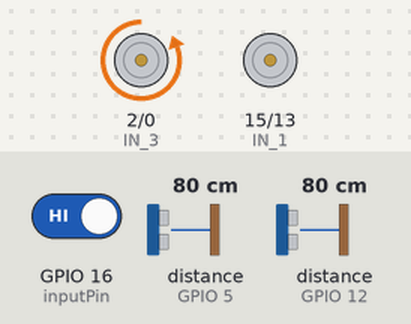
Simulated run of this sketch. Board: ESP8266 (NodeMCU). On the bench: motor-driver pin pairs drawn as motors (green arrow = first pin HIGH = forward, orange = second pin HIGH = backward, longer = more drive). Wiring (inferred from the names in the program): 2 × ultrasonic range finder: trigger GPIO 4, echo GPIO 5 / trigger GPIO 14, echo GPIO 12. The inputs (shaded band) are chosen by the test bench; at power-on: GPIO 16 (inputPin) HIGH, distance to the obstacle (sensors on GPIO 5, GPIO 12) 80 cm. The echo pulse lasts 58.3 µs per cm; what the sketch prints to the serial monitor is not drawn.

Above: at 1.3 s.
1.4 s: GPIO 16 (inputPin) driven LOW
At 2.7 s:
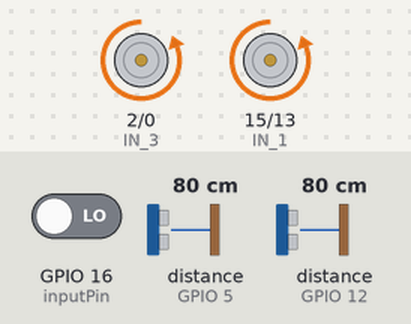
3.0 s: distance to the obstacle (sensor on GPIO 5) set to 120 cm
Timing chart, 0 to 6.0 s (numbered marks = the images above; inputs shaded):
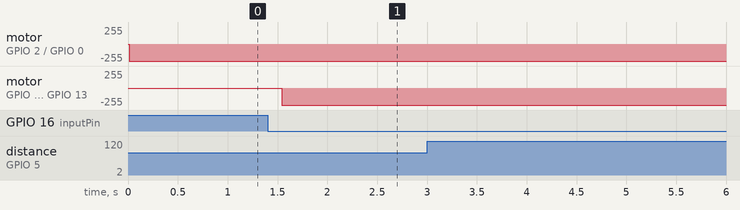

Measured:
- after the input at 1.4 s, motor on GPIO 15 (IN_1) / GPIO 13 (IN_2): stopped → backward 255/255 after 0.14 s

The sketch:

ULtrasnic_IR_Sensor_Working.ino
```cpp
/*#define IN_1  15          // L298N in1 motors Right
GPIO15(D8)
#define IN_2  13          // L298N in2 motors Right           GPIO13(D7)
#define IN_3  2           // L298N in3 motors Left            GPIO2(D4)
#define IN_4  0           // L298N in4 motors Left            GPIO0(D3)

// **Ultrasonic Sensor 1 (Front)**
const int trigPin1 = 14;  // D5 -> GPIO14
const int echoPin1 = 12;  // D6 -> GPIO12

// **Ultrasonic Sensor 2 (Side)**
const int trigPin2 = 4;   // D2 -> GPIO4
const int echoPin2 = 5;   // D1 -> GPIO5

#include <ESP8266WiFi.h>


const int inputPin = 16; // D0 -> GPIO16 (IR Sensor)
String command;             //String to store app command state.
int speedCar = 800;         // 400 - 1023.
int speed_Coeff = 3;

void setup() {

  pinMode(trigPin1, OUTPUT);
  pinMode(echoPin1, INPUT);
  pinMode(trigPin2, OUTPUT);
  pinMode(echoPin2, INPUT);

 pinMode(IN_1, OUTPUT);
 pinMode(IN_2, OUTPUT);
 pinMode(IN_3, OUTPUT);
 pinMode(IN_4, OUTPUT);
pinMode(inputPin, INPUT);
Serial.begin(115200);


}

void goAhead(){
      digitalWrite(IN_3, LOW);
      digitalWrite(IN_4, HIGH);

  }

void goBack(){
      digitalWrite(IN_1, HIGH);
      digitalWrite(IN_2, LOW);
      digitalWrite(IN_3, HIGH);
      digitalWrite(IN_4, LOW);

  }

void goRight(){
      digitalWrite(IN_1, HIGH);
      digitalWrite(IN_2, LOW);

      digitalWrite(IN_3, LOW);
      digitalWrite(IN_4, HIGH);

  }

void goLeft(){
      digitalWrite(IN_1, LOW);
      digitalWrite(IN_2, HIGH);

      digitalWrite(IN_3, HIGH);
      digitalWrite(IN_4, LOW);

  }

void goAheadRight(){
      digitalWrite(IN_1, LOW);
      digitalWrite(IN_2, HIGH);

      digitalWrite(IN_3, LOW);
      digitalWrite(IN_4, HIGH);

   }

void goAheadLeft(){
      digitalWrite(IN_1, LOW);
      digitalWrite(IN_2, HIGH);

      digitalWrite(IN_3, LOW);
      digitalWrite(IN_4, HIGH);

  }

void goBackRight(){
      digitalWrite(IN_1, HIGH);
      digitalWrite(IN_2, LOW);
      digitalWrite(IN_3, HIGH);
      digitalWrite(IN_4, LOW);

  }

void goBackLeft(){
      digitalWrite(IN_1, HIGH);
      digitalWrite(IN_2, LOW);
      digitalWrite(IN_3, HIGH);
      digitalWrite(IN_4, LOW);

  }

void stopRobot(){
      digitalWrite(IN_1, LOW);
      digitalWrite(IN_2, LOW);

      digitalWrite(IN_3, LOW);
      digitalWrite(IN_4, LOW);

 }

void loop() {

 digitalWrite(trigPin1, LOW);
  delayMicroseconds(5);
  digitalWrite(trigPin1, HIGH);
  delayMicroseconds(10);
  digitalWrite(trigPin1, LOW);
  long duration1 = pulseIn(echoPin1, HIGH, 30000); // Timeout added
  int distance1 = duration1 * 0.034 / 2;

  Serial.print("Distance 1: ");
  Serial.print(distance1);
  Serial.println(" cm");

  // **Measure distance from Sensor 2**
  digitalWrite(trigPin2, LOW);
  delayMicroseconds(5);
  digitalWrite(trigPin2, HIGH);
  delayMicroseconds(10);
  digitalWrite(trigPin2, LOW);
  long duration2 = pulseIn(echoPin2, HIGH, 30000); // Timeout added
  int distance2 = duration2 * 0.034 / 2;

  Serial.print("Distance 2: ");
  Serial.print(distance2);
  Serial.println(" cm");

  delay(1000); // Delay for readability


 int sensorValue = digitalRead(inputPin);
if (sensorValue == LOW)
  {  // Object detected
    //Serial.println("  Object Detected");
    stopRobot();

    if(distance2>distance1 )
    {
      goAheadRight();

    }

    else
    {
      goAheadLeft();

    }


   }
else if (sensorValue==HIGH)
{  //Serial.println("NO Object Detected");

  goAhead();

}


}  */

#define IN_1  15          // L298N in1 motors Right           GPIO15(D8)
#define IN_2  13          // L298N in2 motors Right           GPIO13(D7)
#define IN_3  2           // L298N in3 motors Left            GPIO2(D4)
#define IN_4  0           // L298N in4 motors Left            GPIO0(D3)

// **Ultrasonic Sensor 1 (Front)**
const int trigPin1 = 14;  // D5 -> GPIO14
const int echoPin1 = 12;  // D6 -> GPIO12

// **Ultrasonic Sens++++++++++++++++++++++++++or 2 (Side)**
const int trigPin2 = 4;   // D2 -> GPIO4
const int echoPin2 = 5;   // D1 -> GPIO5

#include <ESP8266WiFi.h>

const int inputPin = 16; // D0 -> GPIO16 (IR Sensor)
String command;             //String to store app command state.
int speedCar = 800;         // 400 - 1023.
int speed_Coeff = 3;
const int MAX_DISTANCE = 400; // Set a maximum distance in cm

void setup() {
  pinMode(trigPin1, OUTPUT);
  pinMode(echoPin1, INPUT);
  pinMode(trigPin2, OUTPUT);
  pinMode(echoPin2, INPUT);

  pinMode(IN_1, OUTPUT);
  pinMode(IN_2, OUTPUT);
  pinMode(IN_3, OUTPUT);
  pinMode(IN_4, OUTPUT);
  pinMode(inputPin, INPUT);
  Serial.begin(115200);
}

int getDistance(int trigPin, int echoPin) {
  digitalWrite(trigPin, LOW);
  delayMicroseconds(5);
  digitalWrite(trigPin, HIGH);
  delayMicroseconds(10);
  digitalWrite(trigPin, LOW);

  long duration = pulseIn(echoPin, HIGH, 30000); // Timeout added
  if (duration == 0) {
    return MAX_DISTANCE; // Return max distance if no echo is received
  }
  return duration * 0.034 / 2; // Convert time to distance
}

void goAhead() {
  digitalWrite(IN_3, LOW);
  digitalWrite(IN_4, HIGH);
}

void goBack() {
  digitalWrite(IN_1, HIGH);
  digitalWrite(IN_2, LOW);
  digitalWrite(IN_3, HIGH);
  digitalWrite(IN_4, LOW);
}

void goRight() {
  digitalWrite(IN_1, HIGH);
  digitalWrite(IN_2, LOW);
  digitalWrite(IN_3, LOW);
  digitalWrite(IN_4, HIGH);
}

void goLeft() {
  digitalWrite(IN_1, LOW);
  digitalWrite(IN_2, HIGH);
  digitalWrite(IN_3, HIGH);
  digitalWrite(IN_4, LOW);
}

void goAheadRight() {
  digitalWrite(IN_1, LOW);
  digitalWrite(IN_2, HIGH);
  digitalWrite(IN_3, LOW);
  digitalWrite(IN_4, HIGH);
}

void goAheadLeft() {
  digitalWrite(IN_1, LOW);
  digitalWrite(IN_2, HIGH);
  digitalWrite(IN_3, LOW);
  digitalWrite(IN_4, HIGH);
}

void stopRobot() {
  digitalWrite(IN_1, LOW);
  digitalWrite(IN_2, LOW);
  digitalWrite(IN_3, LOW);
  digitalWrite(IN_4, LOW);
}

void loop() {
  int distance1 = getDistance(trigPin1, echoPin1);
  int distance2 = getDistance(trigPin2, echoPin2);

  Serial.print("Distance 1: ");
  Serial.print(distance1);
  Serial.println(" cm");

  Serial.print("Distance 2: ");
  Serial.print(distance2);
  Serial.println(" cm");

  int sensorValue = digitalRead(inputPin);
       if (sensorValue == LOW)
       {  // Object detected

         stopRobot();
          if (distance2 > distance1)
        {
              Serial.print("Distance 1 is less than Distance 2");
              Serial.print(distance2>distance1);
               goAheadRight();
        }

       else
        {
          //Serial.print("Distance 2 is less than Distance 1");
          Serial.print(distance1>distance2);
          goAheadLeft();
        }
  }

  else { // No object detected
    goAhead();
    Serial.print("Go head");
  }

  delay(500); // Reduce delay for better response time
}
```
